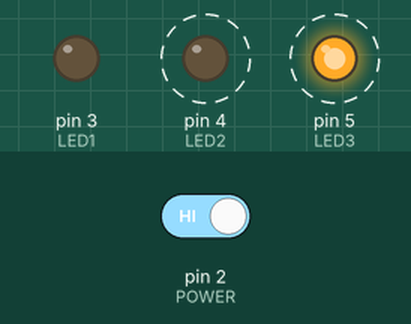
Simulated run of this sketch. Board: Arduino Uno, built with avr-gcc and run on an emulated ATmega328P. On the bench: output pins drawn as LEDs (lit = HIGH). Dashed ring = blinking. The inputs (shaded band) are chosen by the test bench; at power-on: pin 2 (POWER) HIGH.

Above: at 1.25 s.
1.3 s: pin 2 (POWER) driven LOW
At 2.2 s:
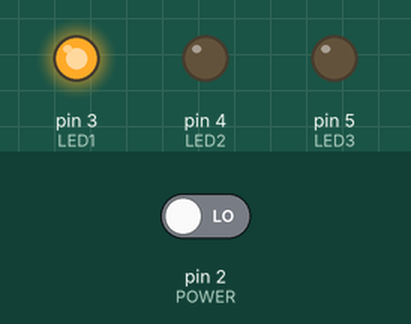
2.9 s: pin 2 (POWER) driven HIGH
At 3.05 s:
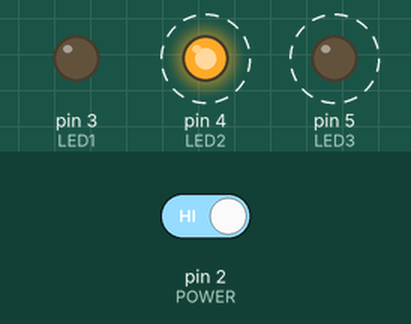
Timing chart, 0 to 11.9 s (numbered marks = the images above; inputs shaded):
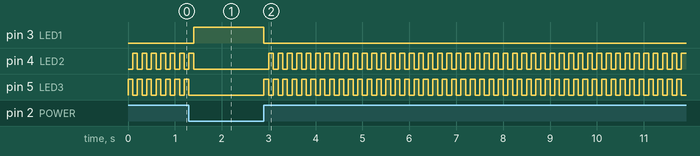

The sketch:

astronave.ino
```cpp
#define LED1 3
#define LED2 4
#define LED3 5
#define POWER 2

int switchState = LOW;

void setup() {
  pinMode(LED1, OUTPUT);
  pinMode(LED2, OUTPUT);
  pinMode(LED3, OUTPUT);
  pinMode(POWER, INPUT);
}

void loop() {
  switchState = digitalRead(POWER);

  if (switchState == LOW){
    // Il pulsante non e' premuto
    digitalWrite(LED1, HIGH);
    digitalWrite(LED2, LOW);
    digitalWrite(LED3, LOW);
  } else {
    // Il pulsante e' premuto
    digitalWrite(LED1, LOW);
    digitalWrite(LED2, LOW);
    digitalWrite(LED3, HIGH);

    delay(100);
    digitalWrite(LED2, HIGH);
    digitalWrite(LED3, LOW);
    delay(100);
  }
}
```

Measured:
- after the input at 1.3 s, pin 3 (LED1): LOW → HIGH after 0.10 s; pin 4 (LED2): goes on until 1.4 s, then stays LOW; pin 5 (LED3): goes on until 1.3 s, then stays LOW
- after the input at 2.9 s, pin 3 (LED1): HIGH → LOW at once; pin 4 (LED2): alternates HIGH for 0.10 s and LOW for 0.10 s, starting after 0.10 s; pin 5 (LED3): alternates HIGH for 0.10 s and LOW for 0.10 s, starting at once
- by itself, pin 4 (LED2), pin 5 (LED3): alternates HIGH for 0.10 s and LOW for 0.10 s
